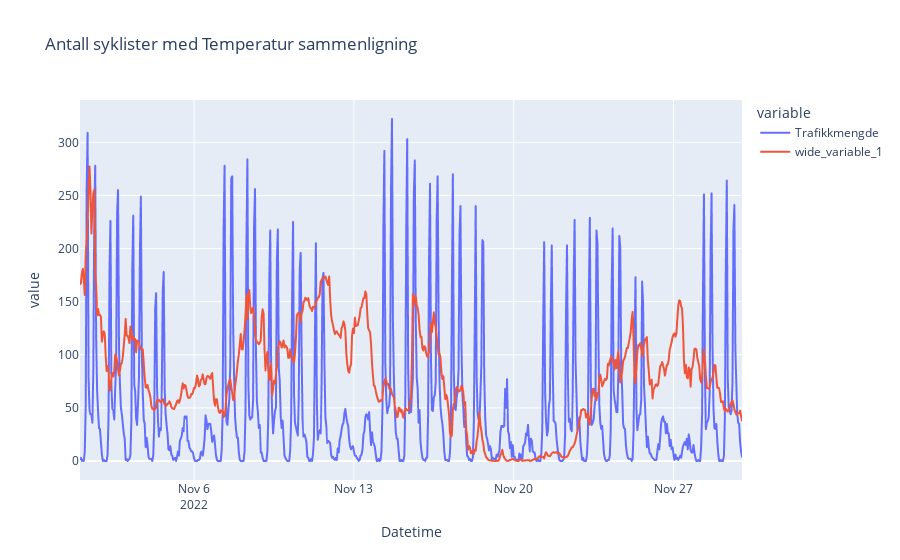

The notebook cell saved with this chart:
### Markdown cell above
## Correspondence temperature and cyclists 
<br>
I have a theory that when it is cold, there are less cyclists. <br>let's check it out:

### Code cell
#will create a data frame of values from a colder month, so November

november_data = merged_df[(merged_df['Datetime'] >= '2022-11-01') & (merged_df['Datetime'] <= '2022-11-30')]

# I will scale temperature by the square to the amount
scaled_temp_november = november_data['Lufttemperatur'] ** 2

coldfig = px.line(november_data, x= 'Datetime', y= ['Trafikkmengde', scaled_temp_november], title= 'Antall syklister med Temperatur sammenligning')
coldfig

### Figure 1 — Plotly figure (JSON) as saved in the notebook; plotly's stock layout.template omitted (floating-point values rounded to 4 significant figures; data arrays with more than 128 entries replaced by an {"elided": "..."} marker saying what was removed)
{"data": [{"hovertemplate": "variable=Trafikkmengde<br>Datetime=%{x}<br>value=%{y}<extra></extra>", "legendgroup": "Trafikkmengde", "line": {"color": "#636efa", "dash": "solid"}, "marker": {"symbol": "circle"}, "mode": "lines", "name": "Trafikkmengde", "showlegend": true, "type": "scattergl", "x": {"elided": "697 str values"}, "xaxis": "x", "y": {"elided": "697 int values"}, "yaxis": "y"}, {"hovertemplate": "variable=wide_variable_1<br>Datetime=%{x}<br>value=%{y}<extra></extra>", "legendgroup": "wide_variable_1", "line": {"color": "#EF553B", "dash": "solid"}, "marker": {"symbol": "circle"}, "mode": "lines", "name": "wide_variable_1", "showlegend": true, "type": "scattergl", "x": {"elided": "697 str values"}, "xaxis": "x", "y": {"elided": "697 float values"}, "yaxis": "y"}], "layout": {"legend": {"title": {"text": "variable"}, "tracegroupgap": 0}, "title": {"text": "Antall syklister med Temperatur sammenligning"}, "xaxis": {"anchor": "y", "domain": [0, 1], "title": {"text": "Datetime"}}, "yaxis": {"anchor": "x", "domain": [0, 1], "title": {"text": "value"}}}}
